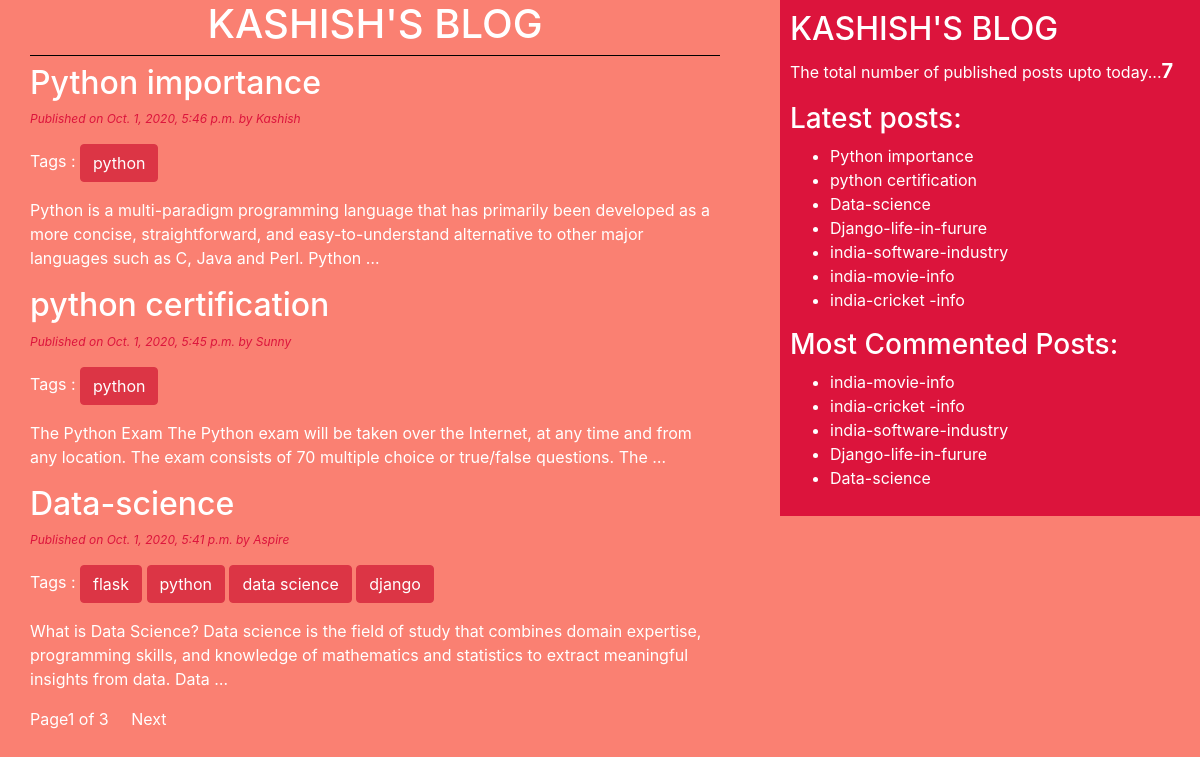
The page / on the database its author committed.
### blog/models.py (models this page shows, shortened)
class Post(models.Model):
    STATUS_CHOICES=(('draft','Draft'),('published','Published'))
    title=models.CharField(max_length=256)
    slug=models.SlugField(max_length=264,unique_for_date='publish')
    author=models.ForeignKey(User,related_name='blog_posts',on_delete=models.DO_NOTHING)
    body=models.TextField()
    publish=models.DateTimeField(default=timezone.now)
    created=models.DateTimeField(auto_now_add=True)
    updated=models.DateTimeField(auto_now=True)
    status=models.CharField(max_length=10,choices= STATUS_CHOICES,default='draft')
    objects=CustomManager()
    tags=TaggableManager()
    class Meta:
    	ordering=('-publish',)
    def get_absolute_url(self):
        return reverse('post_detail',args=[self.publish.year,self.publish.strftime('%m'),self.publish.strftime('%d'),self.slug])

### blog/views.py (the view)
# urls.py: path('', views.post_list_view),
def post_list_view(request,tag_slug=None):
	post_list=Post.objects.all()
	tag=None
	if tag_slug:
		tag=get_object_or_404(Tag,slug=tag_slug)
		post_list=post_list.filter(tags__in=[tag])
	paginator=Paginator(post_list,3)
	page_number=request.GET.get('page')
	try:
		post_list=paginator.page(page_number)
	except PageNotAnInteger:
		post_list=paginator.page(1)
	except EmptyPage:
		post_list=paginator.page(paginator.num_pages)
	return render(request,'blog/post_list.html',{'post_list':post_list,'tag': tag})

### blog/models.py (called while the page is built)
    def get_queryset(self):
        return super().get_queryset().filter(status='published')

### blog/templatetags/blog_tags.py (called while the page is built)
@register.simple_tag
def total_posts():
	return Post.objects.count()

@register.inclusion_tag('blog/latest_posts.html')
def show_latest_posts():
	latest_posts=Post.objects.order_by('-publish')[:10]
	return {'latest_posts': latest_posts}

@register.simple_tag
def get_most_commented_posts(count=5):
	 return Post.objects.annotate(total_comments=Count('comments')).order_by('-total_comments')[:count]

### templates/blog/post_list.html (shortened to what this page needs)
{%extends 'blog/base.html' %}
	{%block content%}
	<h1>KASHISH'S BLOG</h1>
		{%for post in post_list%}
			<a href="{{post.get_absolute_url}}"><h2>{{post.title}}</h2></a>
			<p id='date'>Published on {{post.publish}} by {{post.author|title}}</p>
			<p>Tags :
				{%for tag in post.tags.all%}
					<a href="{%url 'post_list_by_tag_name' tag.slug%}" class="btn btn-danger">{{tag.name}}</a>
				{%endfor%}
			</p>
			{{post.body| truncatewords:30|linebreaks}}
		{%endfor%}
		{%include 'blog/pagination.html' with page=post_list%}
	{%endblock%}

### templates/blog/base.html (shortened to what this page needs)
<!DOCTYPE html>
{%load blog_tags%}
{%load static%}
<html>
<head>
	<link rel="stylesheet" href="https://stackpath.bootstrapcdn.com/bootstrap/4.5.2/css/bootstrap.min.css">
	<link rel="stylesheet"  href="{%static "css/blog.css" %}">
</head>
<body>
	<div class="content">
		{%block content%}{%endblock%}
	</div>
	<div class="sidebar">
		<h2>KASHISH'S BLOG</h2>
		<p>The total number of published posts upto today...<span id='pcount'>{%total_posts%}</span></p>
		<h3>Latest posts:</h3>{%show_latest_posts%}
		<h3>Most Commented Posts:</h3>
		{%get_most_commented_posts as most_commented_posts%}
		<ul>
			{%for post in most_commented_posts %}
			<li><a href="{{post.get_absolute_url}}">{{post.title}}</a></li>
			{%endfor%}
		</ul>
	</div>
</body>
</html>

### templates/blog/pagination.html (shortened to what this page needs)
<div class="paginator">
	<span class="current">
		Page{{page.number}} of {{page.paginator.num_pages}}
	</span>&nbsp&nbsp&nbsp
	<span>
		{%if page.has_next%}
			<a href="?page={{page.next_page_number}}">Next</a>
	{%endif%}
	</span>
</div>

### templates/blog/latest_posts.html
<ul>
	{%for post in latest_posts%}
	<li><a href="{{post.get_absolute_url}}">{{post.title}}</a></li>
	{%endfor%}
</ul>

### static/css/blog.css (style rules this page uses)
.content { width: 60%; float: left; padding: 0 0 0 30px; background:salmon; height: 100%; }
.sidebar { width: 35%; float:right; padding: 10px; background:crimson; height: 100%; }
h1 { text-align: center; border-bottom: 1px solid black; padding-bottom: 7px; }
body { color: white; background:salmon; }
#date { color: crimson; font-size: 12px; font-style: italic; }
a { color:white; }
#pcount { font-size: 20px; color: white; font-weight: bold; }

### rows shown on the page
Post: title "Python importance", publish "Oct. 1, 2020, 5:46 p.m.", author "Kashish", body "Python is a multi-paradigm programming language that has primarily been developed as a more concise, straightforward, and easy-to-understand alternative to other major languages such as C, Java and Perl. Python …"
Tag: name "python"
Post: title "python certification", publish "Oct. 1, 2020, 5:45 p.m.", author "Sunny", body "The Python Exam The Python exam will be taken over the Internet, at any time and from any location. The exam consists of 70 multiple choice or true/false questions. The …"
Post: title "Data-science", publish "Oct. 1, 2020, 5:41 p.m.", author "Aspire", body "What is Data Science? Data science is the field of study that combines domain expertise, programming skills, and knowledge of mathematics and statistics to extract meaningful insights from data. Data …"
Tag: name "flask"
Tag: name "data science"
Tag: name "django"
Post: title "Django-life-in-furure"
Post: title "india-software-industry"
Post: title "india-movie-info"
Post: title "india-cricket -info"

### other values the page prints
{{ page.number }} "1"
{{ page.paginator.num_pages }} "3"
